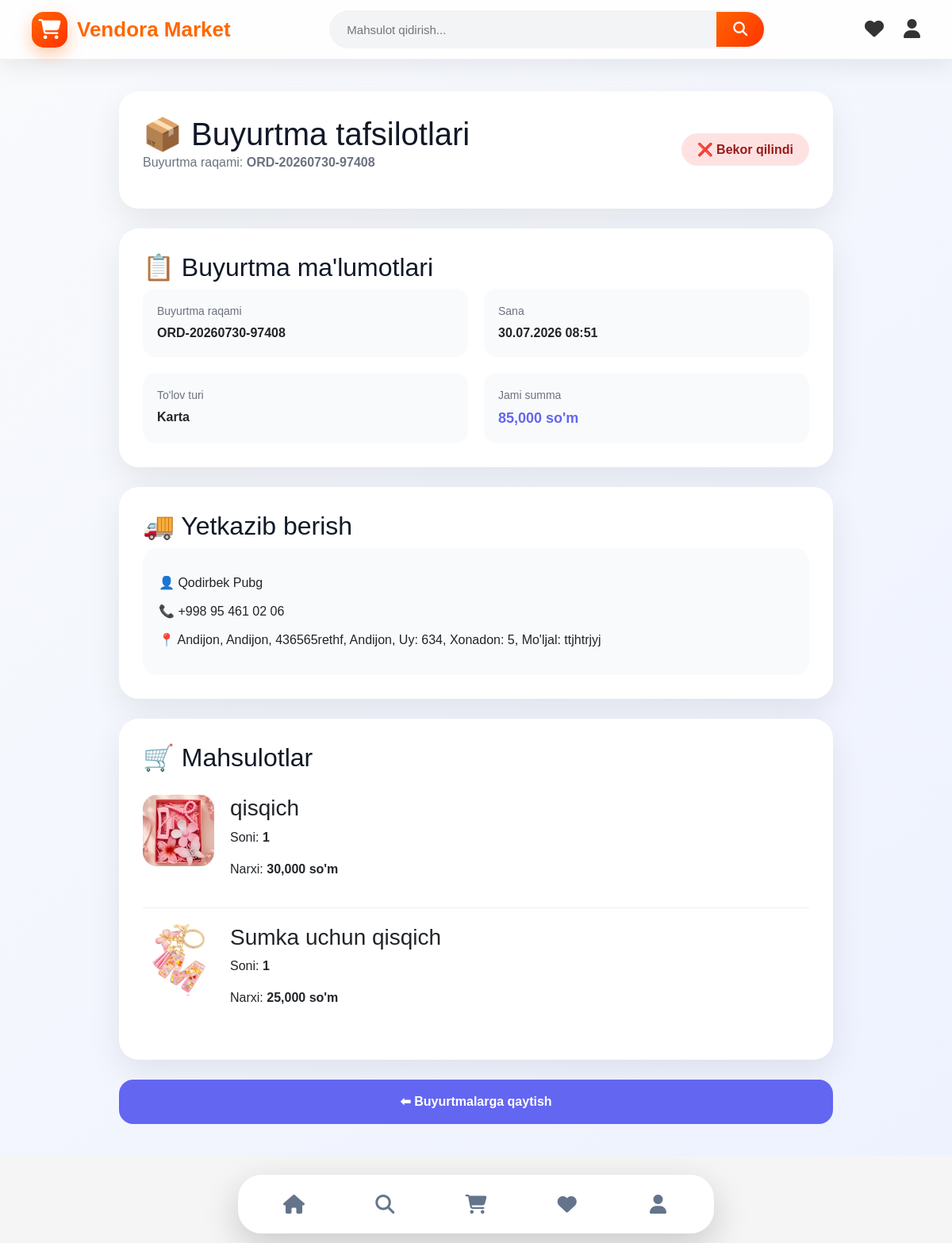
The page /order/detail/4 (signed in) on the database its author committed.
### models/order.py (models this page shows, shortened)
class Order(db.Model):
    __tablename__ = "order"
    STATUS_NEW = "Kutilmoqda"
    STATUS_ACCEPTED = "Qabul qilindi"
    STATUS_PREPARING = "Tayyorlanmoqda"
    STATUS_SHIPPING = "Yetkazilmoqda"
    STATUS_DONE = "Yetkazildi"
    STATUS_CANCELLED = "Bekor qilindi"
    STATUSES = [
        STATUS_NEW,
        STATUS_ACCEPTED,
        STATUS_PREPARING,
        STATUS_SHIPPING,
        STATUS_DONE,
        STATUS_CANCELLED
    ]
    PAYMENT_PENDING = "To'lanmagan"
    PAYMENT_PAID = "To'langan"
    PAYMENT_REFUND = "Qaytarilgan"
    PAYMENT_STATUSES = [
        PAYMENT_PENDING,
        PAYMENT_PAID,
        PAYMENT_REFUND
    ]
    id = db.Column(
        db.Integer,
        primary_key=True
    )
    order_number = db.Column(
        db.String(50),
        unique=True,
        nullable=False,
        index=True
    )
    tracking_code = db.Column(
        db.String(100),
        unique=True
    )
    user_id = db.Column(
        db.Integer,
        db.ForeignKey("user.id"),
        nullable=False,
        index=True
    )
    subtotal = db.Column(
        db.Integer,
        default=0
    )
    delivery_price = db.Column(
        db.Integer,
        default=0
    )
    delivery_type = db.Column(
        db.String(50),
        default="standard"
    )
    discount = db.Column(
        db.Integer,
        default=0
    )
    total_price = db.Column(
        db.Integer,
        default=0
    )
    payment_method = db.Column(
        db.String(50),
        default="Naqd"
    )
    payment_status = db.Column(
        db.String(50),
        default=PAYMENT_PENDING
    )
    payment_check = db.Column(
        db.String(255),
        nullable=True
    )
    payment_verified = db.Column(
        db.Boolean,
        default=False
    )
    status = db.Column(
        db.String(50),
        default=STATUS_NEW,
        index=True
    )
    status_note = db.Column(
        db.Text
    )
    receiver_name = db.Column(
        db.String(100),
        nullable=False
    )
    phone = db.Column(
        db.String(30),
        nullable=False
    )
    country = db.Column(
        db.String(100),
        default="Uzbekistan"
    )
    region = db.Column(
        db.String(100)
    )
    city = db.Column(
        db.String(100)
    )
    district = db.Column(
        db.String(100)
    )
    street = db.Column(
        db.String(200)
    )
    house = db.Column(
        db.String(50)
    )
    apartment = db.Column(
        db.String(50)
    )
    address = db.Column(
        db.Text
    )
    comment = db.Column(
        db.Text
    )
    cancel_reason = db.Column(
        db.Text
    )
    created_at = db.Column(
        db.DateTime,
        default=datetime.utcnow,
        index=True
    )
    updated_at = db.Column(
        db.DateTime,
        default=datetime.utcnow,
        onupdate=datetime.utcnow
    )
    completed_at = db.Column(
        db.DateTime
    )
    user = db.relationship(
        "User",
        back_populates="orders"
    )
    items = db.relationship(
        "OrderItem",
        back_populates="order",
        cascade="all, delete-orphan",
        lazy="joined"
    )
    notifications = db.relationship(
        "Notification",
        back_populates="order",
        cascade="all, delete-orphan"
    )

### models/order_item.py (models this page shows, shortened)
class OrderItem(db.Model):
    __tablename__ = "order_item"
    STATUS_NEW = "Kutilmoqda"
    STATUS_ACCEPTED = "Qabul qilindi"
    STATUS_PREPARING = "Tayyorlanmoqda"
    STATUS_SHIPPING = "Yetkazilmoqda"
    STATUS_DONE = "Yetkazildi"
    STATUS_CANCELLED = "Bekor qilindi"
    STATUSES = [
        STATUS_NEW,
        STATUS_ACCEPTED,
        STATUS_PREPARING,
        STATUS_SHIPPING,
        STATUS_DONE,
        STATUS_CANCELLED
    ]
    id = db.Column(
        db.Integer,
        primary_key=True
    )
    order_id = db.Column(
        db.Integer,
        db.ForeignKey(
            "order.id",
            ondelete="CASCADE"
        ),
        nullable=False,
        index=True
    )
    product_id = db.Column(
        db.Integer,
        db.ForeignKey(
            "product.id",
            ondelete="SET NULL"
        ),
        nullable=True,
        index=True
    )
    product_name = db.Column(
        db.String(200),
        nullable=False
    )
    product_image = db.Column(
        db.String(500)
    )
    product_brand = db.Column(
        db.String(100)
    )
    product_sku = db.Column(
        db.String(100)
    )
    seller_id = db.Column(
        db.Integer,
        db.ForeignKey(
            "seller.id",
            ondelete="SET NULL"
        ),
        nullable=True
    )
    seller_name = db.Column(
        db.String(200)
    )
    price = db.Column(
        db.Integer,
        default=0,
        nullable=False
    )
    quantity = db.Column(
        db.Integer,
        default=1,
        nullable=False
    )
    subtotal = db.Column(
        db.Integer,
        default=0
    )
    commission_percent = db.Column(
        db.Integer,
        default=10
    )
    commission = db.Column(
        db.Integer,
        default=0
    )
    seller_income = db.Column(
        db.Integer,
        default=0
    )
    status = db.Column(
        db.String(50),
        default=STATUS_NEW,
        index=True
    )
    created_at = db.Column(
        db.DateTime,
        default=datetime.utcnow
    )
    updated_at = db.Column(
        db.DateTime,
        default=datetime.utcnow,
        onupdate=datetime.utcnow
    )
    order = db.relationship(
        "Order",
        back_populates="items"
    )
    product = db.relationship(
        "Product",
        back_populates="order_items"
    )
    seller = db.relationship(
        "Seller",
        back_populates="order_items"
    )

### routes/order.py (the view)
@order_bp.route(
    "/detail/<int:id>"
)
def detail(id):
    if "user_id" not in session:
        return redirect(
            url_for("auth.login")
        )
    order = Order.query.filter_by(
        id=id,
        user_id=session["user_id"]
    ).first_or_404()
    return render_template(
        "order/detail.html",
        order=order
    )

### templates/order/detail.html (shortened to what this page needs)
{% extends "layouts/base.html" %}
{% block content %}
<link rel="stylesheet" href="{{ url_for('static', filename='css/order_detail.css') }}">
<link rel="stylesheet" href="{{ url_for('static', filename='css/mobile-order-detail.css') }}">
<div class="order-detail-page">
<div class="detail-container">
<div class="detail-header">
<div>
<h1>
📦 Buyurtma tafsilotlari
</h1>
<p>
Buyurtma raqami:
<b>
{{ order.order_number }}
</b>
</p>
</div>
<div class="status-box">
{% if order.status == "Yetkazildi" %}
<span class="done">
✅ {{order.status}}
</span>
{% elif order.status == "Bekor qilindi" %}
<span class="cancel">
❌ {{order.status}}
</span>
{% else %}
<span class="waiting">
⏳ {{order.status}}
</span>
{% endif %}
</div>
</div>
<div class="info-card">
<h2>
📋 Buyurtma ma'lumotlari
</h2>
<div class="info-grid">
<div>
<span>
Buyurtma raqami
</span>
<b>
{{order.order_number}}
</b>
</div>
<div>
<span>
Sana
</span>
<b>
{{order.created_at.strftime('%d.%m.%Y %H:%M')}}
</b>
</div>
<div>
<span>
To'lov turi
</span>
<b>
{{order.payment_method}}
</b>
</div>
<div>
<span>
Jami summa
</span>
<b class="price">
{{ "{:,}".format(order.total_price) }} so'm
</b>
</div>
</div>
</div>
<div class="info-card">
<h2>
🚚 Yetkazib berish
</h2>
<div class="address">
<p>
👤 {{order.receiver_name}}
</p>
<p>
📞 {{order.phone}}
</p>
<p>
📍 {{order.address}}
</p>
</div>
</div>
<div class="products-card">
<h2>
🛒 Mahsulotlar
</h2>
{% for item in order.items %}
<div class="product-item">
{% if item.product_image %}
<img src="{{item.product_image}}">
{% else %}
<div class="no-image">
📦
</div>
{% endif %}
<div class="product-info">
<h3>
{{item.product_name}}
</h3>
<p>
Soni:
<b>
{{item.quantity}}
</b>
</p>
<p>
Narxi:
<b>
{{ "{:,}".format(item.subtotal) }} so'm
</b>
</p>
</div>
</div>
{% endfor %}
</div>
<a href="{{url_for('order.orders')}}"
class="back-btn">
⬅ Buyurtmalarga qaytish
</a>
</div>
</div>
{% endblock %}

### static/css/main.css (style rules this page uses)
body { margin:0; padding-bottom:80px; background:#f5f5f5; font-family:Arial,sans-serif; }
a { text-decoration:none; color:inherit; }

### static/css/navbar.css (style rules this page uses)
* { box-sizing:border-box; }

### static/css/bottom_nav.css (style rules this page uses)
body { padding-bottom:110px; }

### static/css/mobile-buttom-nav.css (style rules this page uses)
body { padding-bottom:110px; }

### static/css/order_detail.css (style rules this page uses)
.order-detail-page { background: linear-gradient( 135deg, #f8fafc, #eef2ff ); min-height:100vh; padding:40px 20px; }
.detail-container { max-width:900px; margin:auto; }
.detail-header { background:white; padding:30px; border-radius:25px; display:flex; justify-content:space-between; align-items:center; box-shadow: 0 15px 40px rgba(0,0,0,.08); margin-bottom:25px; }
.detail-header h1 { margin:0; color:#111827; }
.detail-header p { color:#6b7280; }
.status-box span { padding:12px 20px; border-radius:30px; font-weight:700; }
.cancel { background:#fee2e2; color:#991b1b; }
.info-card, .products-card { background:white; padding:30px; border-radius:25px; box-shadow: 0 15px 40px rgba(0,0,0,.08); margin-bottom:25px; }
.info-card h2, .products-card h2 { margin-top:0; color:#111827; }
.info-grid { display:grid; grid-template-columns: repeat(2,1fr); gap:20px; }
.info-grid div { background:#f9fafb; padding:18px; border-radius:16px; }
.info-grid span { display:block; color:#6b7280; font-size:14px; margin-bottom:5px; }
.price { color:#6366f1; font-size:18px; }
.address { background:#f9fafb; padding:20px; border-radius:18px; }
.address p { margin:12px 0; }
.product-item { display:flex; gap:20px; padding:20px 0; border-bottom:1px solid #eee; }
.product-item:last-child { border:none; }
.product-item img, .no-image { width:90px; height:90px; border-radius:18px; object-fit:cover; background:#eef2ff; display:flex; align-items:center; justify-content:center; font-size:35px; }
.product-info h3 { margin-top:0; }
.back-btn { display:block; text-align:center; background:#6366f1; color:white; padding:16px; border-radius:18px; text-decoration:none; font-weight:bold; transition:.3s; }

### rows shown on the page
Order: order_number "ORD-20260730-97408", status "Bekor qilindi", created_at "30.07.2026 08:51", payment_method "Karta", total_price "85,000", receiver_name "Qodirbek Pubg", phone "+998 95 461 02 06", address "Andijon, Andijon, 436565rethf, Andijon, Uy: 634, Xonadon: 5, Mo'ljal: ttjhtrjyj"
OrderItem: product_image (picture), product_name "qisqich", quantity "1", subtotal "30,000"
OrderItem: product_image (picture), product_name "Sumka uchun qisqich", quantity "1", subtotal "25,000"
